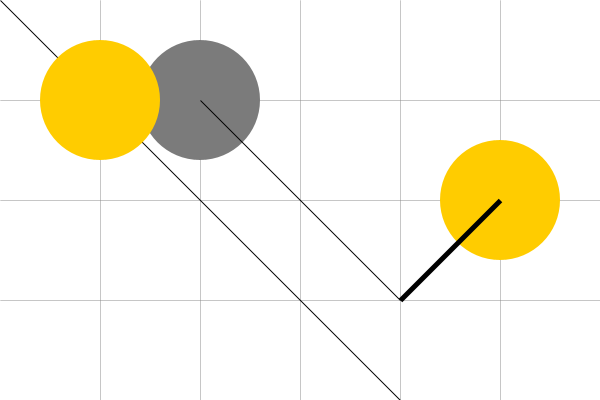
Frame 1 (no input)
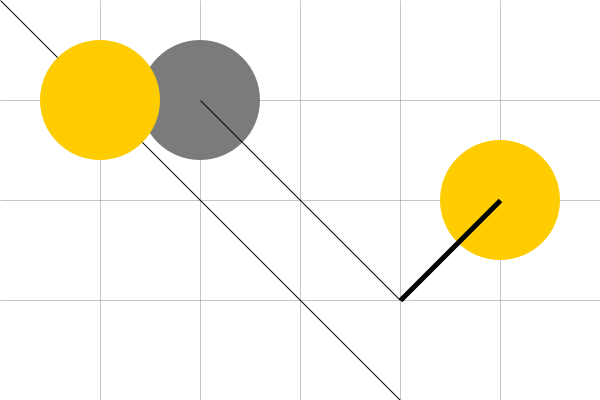
Frame 60 (the mouse pressed at the canvas centre just before this capture)
Frame 120 (the mouse held since frame 60 and released just before this capture): identical to frame 60, image omitted

The Processing sketch that drew these frames (run headless with seeded random() and noise(); from frame 60 on, the mouse is pressed at the canvas centre):

// Processing sketch: sketch_210930a
// ── sketch_210930a.pde
void setup() {
   size(600, 400);
   colorMode(HSB, 360, 100, 100, 100);
}

void draw() {
   background(360);
   stroke(200);
   strokeWeight(0.5);
   for (int i = 1; i <= 5; i++) {
     line(i*100,0,i*100,400); 
   }
  for (int i = 1; i <= 3; i++) {
     line(0,i*100,600,i*100); 
   }
   stroke(0,0,0);
   strokeCap(SQUARE);
   fill(48,100,100);
   noStroke();
   ellipse(500,200,120,120);
   stroke(0);
   strokeWeight(5);
   line(400,300,500,200);
   noStroke();
   fill(175);
   ellipse(200,100,120,120);
   stroke(0);
   strokeWeight(1);
   line(200,100,400,300);
   line(0,0,400,400);
   fill(48,100,100);
   noStroke();
   ellipse(100,100,120,120);
}
